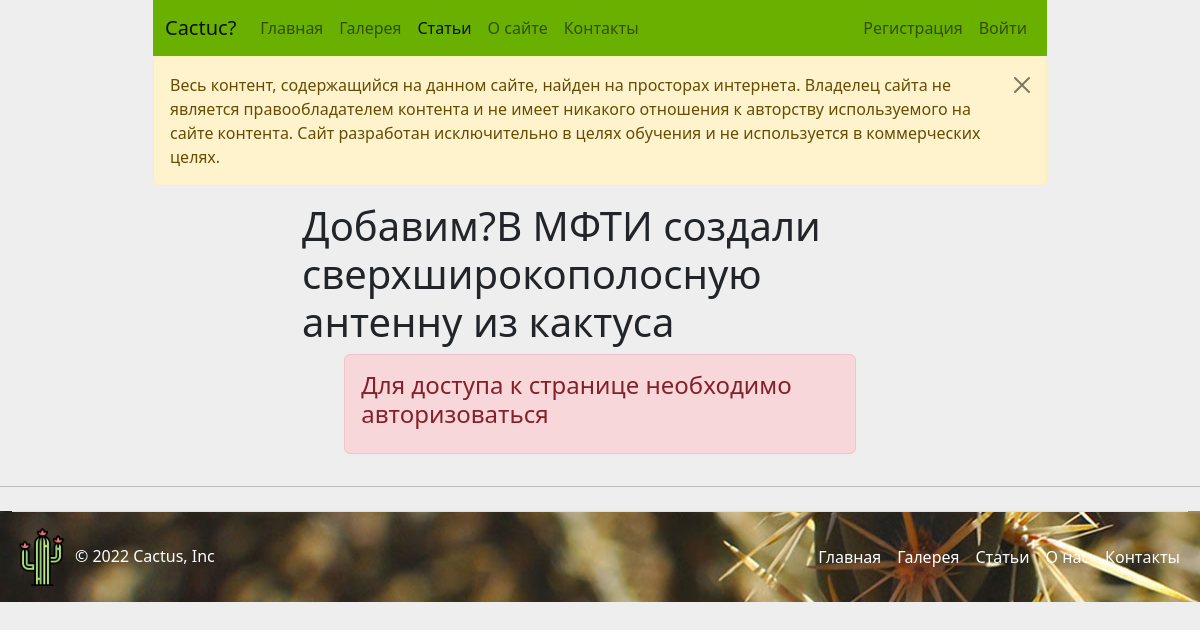
/articles/update/v-mfti-sozdali-sverhshirokopolosnuyu-antennu-iz-kaktusa/, run on an earlier commit of the app's database.
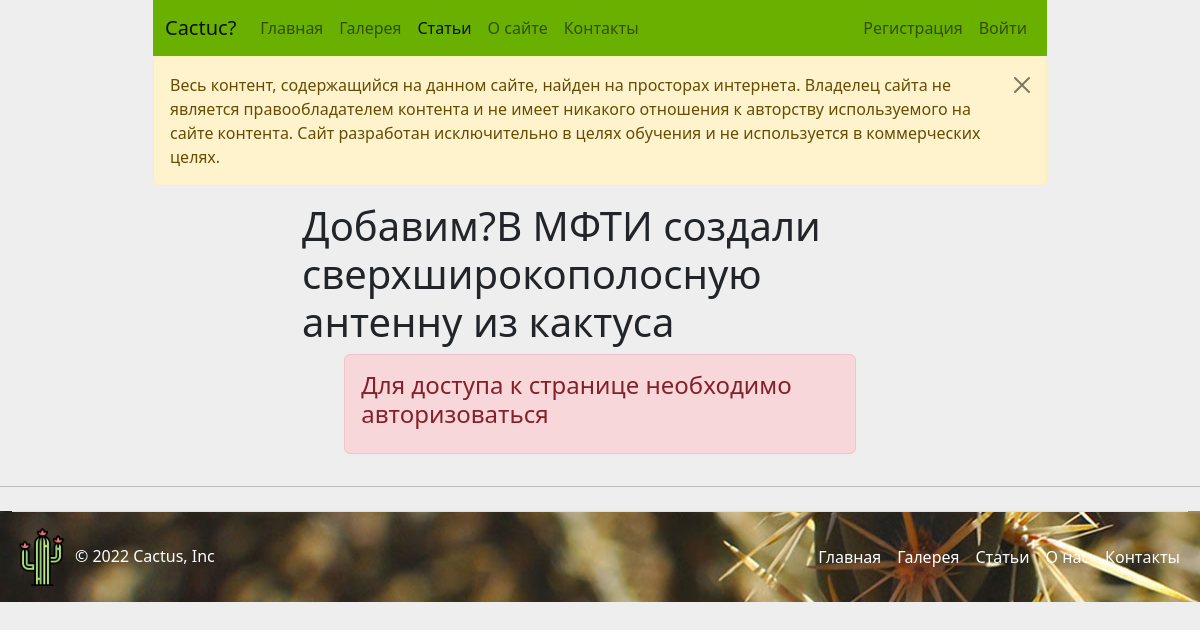
And on a later commit of the database.
### article/models.py (models this page shows, shortened)
class Article(models.Model):
    title = models.CharField(max_length=255, verbose_name='Заголовок')
    slug = models.SlugField(max_length=255, unique=True, verbose_name='URL')
    photo = models.ImageField(upload_to='photos/article/%Y/%m/%d', blank=True, verbose_name='Фото')
    preview = models.CharField(max_length=255, blank=True, verbose_name='Превью')
    text = models.TextField(verbose_name='Текст')
    author = models.CharField(max_length=255, blank=True, verbose_name='Автор')
    created_at = models.DateTimeField(auto_now_add=True, verbose_name='Дата создания')
    updated_at = models.DateTimeField(auto_now=True, verbose_name='Дата изменения')
    is_published = models.BooleanField(verbose_name="Публикация", default=False)
    cat = models.ForeignKey('Category', on_delete=models.PROTECT, verbose_name='Категория')
    class Meta:
        verbose_name='Статья'
        verbose_name_plural = 'Статьи'
        ordering = ['-updated_at']

### article/views.py (the view)
# urls.py: path('update/<slug:post_slug>/', ArticleUpdateView.as_view(), name='update'),
class ArticleUpdateView(UpdateView):
    queryset = Article.objects.filter(is_published=True)
    form_class = ArticleForm
    template_name = 'article/update.html'
    slug_url_kwarg = 'post_slug'
    context_object_name = 'post'

### article/templates/article/update.html (shortened to what this page needs)
{% extends 'base.html' %}
{% url 'article:update' as articleUpdate %}
{% block pageName %}Добавим?{{ post.title }}{% endblock %}
{% block content %}
  {% if request.user.is_authenticated %}
      {% include 'form.html' with btnName='Добавить' action=articleUpdate %}
  {% else %}
      <div class="alert alert-danger" role="alert">
        <h4>Для доступа к странице необходимо авторизоваться</h4>
      </div>
  {% endif %}
{% endblock %}

What changed in the data, as far as the page shows it:
changed Article: title "В МФТИ создали сверхширокополосную антенну из кактуса" → "В МФТИ создали сверхширокополосную антенну из кактусa"
